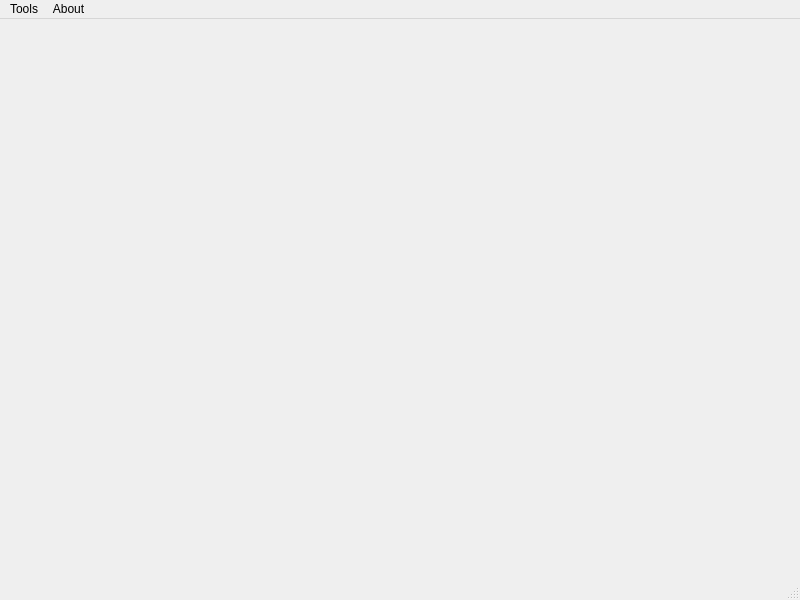
<?xml version="1.0" encoding="UTF-8"?>
<ui version="4.0">
 <class>MainWindow</class>
 <widget class="QMainWindow" name="MainWindow">
  <property name="geometry">
   <rect>
    <x>0</x>
    <y>0</y>
    <width>800</width>
    <height>600</height>
   </rect>
  </property>
  <property name="windowTitle">
   <string>Some Tools</string>
  </property>
  <property name="windowIcon">
   <iconset>
    <normaloff>../images/YC_icon.png</normaloff>../images/YC_icon.png</iconset>
  </property>
  <widget class="QWidget" name="centralwidget"/>
  <widget class="QMenuBar" name="menubar">
   <property name="geometry">
    <rect>
     <x>0</x>
     <y>0</y>
     <width>800</width>
     <height>23</height>
    </rect>
   </property>
   <widget class="QMenu" name="menuTools">
    <property name="title">
     <string>Tools</string>
    </property>
    <addaction name="actionmyTool"/>
   </widget>
   <widget class="QMenu" name="menuAbout">
    <property name="title">
     <string>About</string>
    </property>
    <addaction name="actionAboutSoft"/>
   </widget>
   <addaction name="menuTools"/>
   <addaction name="menuAbout"/>
  </widget>
  <widget class="QStatusBar" name="statusbar"/>
  <action name="actionmyTool">
   <property name="text">
    <string>myTool</string>
   </property>
  </action>
  <action name="actionAboutSoft">
   <property name="text">
    <string>AboutSoft</string>
   </property>
  </action>
 </widget>
 <resources/>
 <connections/>
</ui>
